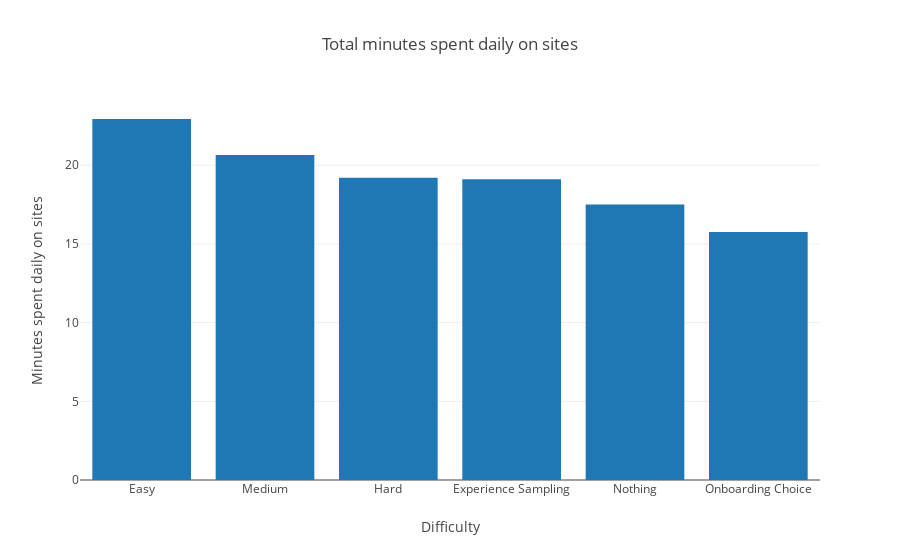

Here is the notebook cell this chart was saved with:
### Code cell
# noexport

#from plot_utils import *
plot_dict_as_bar(condition_to_mlengths, title='Total minutes spent daily on sites', xlabel='Difficulty', ylabel='Minutes spent daily on sites', remap_labels={'survey_nochoice_nothing': 'Nothing', 'survey_nochoice_easy': 'Easy', 'survey_nochoice_medium': 'Medium', 'survey_nochoice_hard': 'Hard', 'survey': 'Experience Sampling', 'nodefault_forcedchoice_userchoice': 'Onboarding Choice'})

### Figure 1 — Plotly figure (JSON) as saved in the notebook; plotly's stock layout.template omitted (floating-point values rounded to 4 significant figures)
{"data": [{"orientation": "v", "type": "bar", "uid": "2fd0262a-8061-486e-89aa-bbe2069f045e", "x": ["Easy", "Medium", "Hard", "Experience Sampling", "Nothing", "Onboarding Choice"], "y": [22.94, 20.66, 19.21, 19.11, 17.5, 15.76]}], "layout": {"title": {"text": "Total minutes spent daily on sites"}, "xaxis": {"title": {"text": "Difficulty"}}, "yaxis": {"title": {"text": "Minutes spent daily on sites"}}}}
